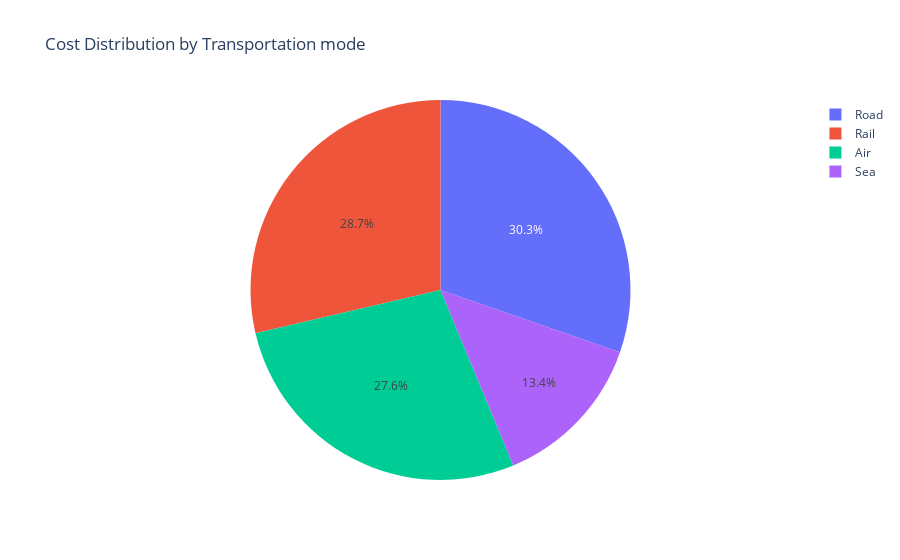

Notebook source saved alongside this figure:
### Markdown cell above
**Cost Distribution by Transportation Mode**

### Code cell
transport=df.groupby("Transportation modes")["Costs"].sum().reset_index()
transport_mode=px.pie(transport,values="Costs",names="Transportation modes",title='Cost Distribution by Transportation mode')
transport_mode.show()

### Figure 1 — Plotly figure (JSON) as saved in the notebook; plotly's stock layout.template omitted (floating-point values rounded to 4 significant figures)
{"data": [{"domain": {"x": [0, 1], "y": [0, 1]}, "hovertemplate": "Transportation modes=%{label}<br>Costs=%{value}<extra></extra>", "labels": ["Air", "Rail", "Road", "Sea"], "legendgroup": "", "name": "", "showlegend": true, "type": "pie", "values": [14600.0, 15170.0, 16050.0, 7103.0]}], "layout": {"autosize": true, "legend": {"tracegroupgap": 0}, "title": {"text": "Cost Distribution by Transportation mode"}}}
